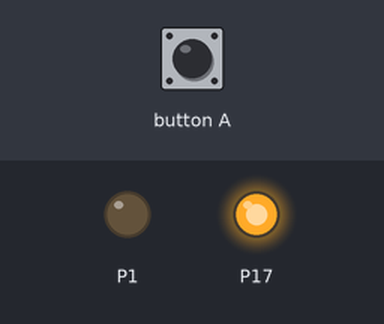
This program was run on a simulated Calliope mini (MakeCode). Shown: output pins drawn as LEDs (lit = HIGH). The inputs (shaded band) are chosen by the test bench.

Above: at 1.2 s.
1.3 s: button A pressed for 0.15 s
At 1.37 s:
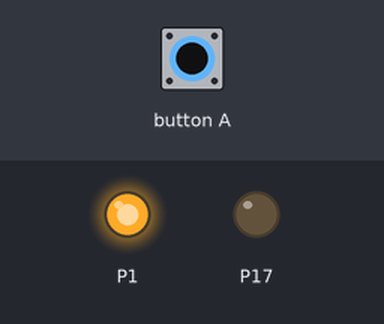
2.9 s: button A pressed for 3.2 s
At 6.8 s:
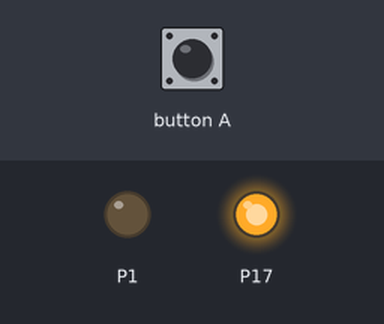
Timing chart, 0 to 8.3 s (numbered marks = the images above; inputs shaded):
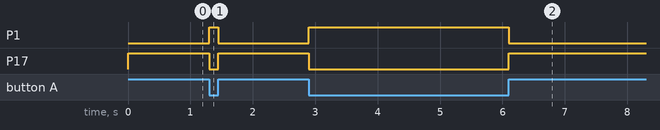

The program:

main.ts
```typescript
control.onEvent(EventBusSource.MICROBIT_ID_BUTTON_A, EventBusValue.MICROBIT_BUTTON_EVT_UP, function () {
    pins.digitalWritePin(DigitalPin.P1, 0)
    pins.analogWritePin(AnalogPin.C17, 1023)
})
control.onEvent(EventBusSource.MICROBIT_ID_BUTTON_A, EventBusValue.MICROBIT_BUTTON_EVT_DOWN, function () {
    pins.digitalWritePin(DigitalPin.P1, 1)
    pins.analogWritePin(AnalogPin.C17, 0)
})
pins.digitalWritePin(DigitalPin.P1, 0)
pins.analogWritePin(AnalogPin.C17, 1023)
```

test.ts
```typescript
// Hier kann man Tests durchführen; diese Datei wird nicht kompiliert, wenn dieses Paket als Erweiterung verwendet wird.
```

Measured:
- after the input at 1.3 s, P1: LOW → HIGH at once, → LOW 0.15 s later; P17: HIGH → LOW at once, → HIGH 0.15 s later
- after the input at 2.9 s, P1: LOW → HIGH at once, → LOW 3.2 s later; P17: HIGH → LOW at once, → HIGH 3.2 s later
